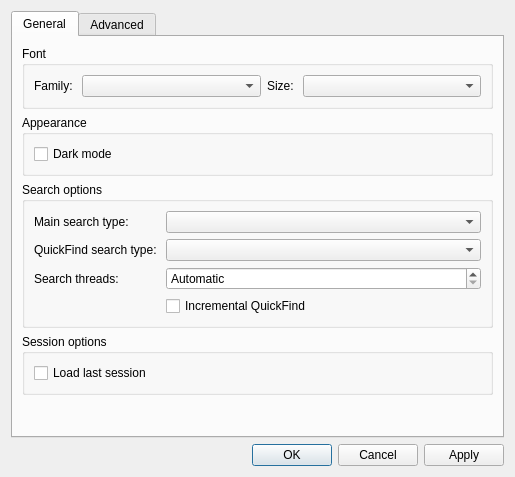
<?xml version="1.0" encoding="UTF-8"?>
<ui version="4.0">
 <class>OptionsDialog</class>
 <widget class="QDialog" name="OptionsDialog">
  <property name="geometry">
   <rect>
    <x>0</x>
    <y>0</y>
    <width>515</width>
    <height>477</height>
   </rect>
  </property>
  <property name="sizePolicy">
   <sizepolicy hsizetype="Fixed" vsizetype="Fixed">
    <horstretch>0</horstretch>
    <verstretch>0</verstretch>
   </sizepolicy>
  </property>
  <property name="windowTitle">
   <string>Options</string>
  </property>
  <layout class="QVBoxLayout" name="verticalLayout_2">
   <item>
    <widget class="QTabWidget" name="tabWidget">
     <property name="enabled">
      <bool>true</bool>
     </property>
     <property name="currentIndex">
      <number>0</number>
     </property>
     <widget class="QWidget" name="general_tab">
      <attribute name="title">
       <string>General</string>
      </attribute>
      <layout class="QVBoxLayout" name="verticalLayout_3">
       <item>
        <widget class="QGroupBox" name="fontBox">
         <property name="sizePolicy">
          <sizepolicy hsizetype="Expanding" vsizetype="Fixed">
           <horstretch>0</horstretch>
           <verstretch>0</verstretch>
          </sizepolicy>
         </property>
         <property name="title">
          <string>Font</string>
         </property>
         <layout class="QHBoxLayout" name="horizontalLayout_3">
          <item>
           <layout class="QHBoxLayout" name="horizontalLayout">
            <property name="sizeConstraint">
             <enum>QLayout::SetDefaultConstraint</enum>
            </property>
            <item>
             <widget class="QLabel" name="label">
              <property name="text">
               <string>Family: </string>
              </property>
             </widget>
            </item>
            <item>
             <widget class="QComboBox" name="fontFamilyBox">
              <property name="sizePolicy">
               <sizepolicy hsizetype="Expanding" vsizetype="Fixed">
                <horstretch>0</horstretch>
                <verstretch>0</verstretch>
               </sizepolicy>
              </property>
             </widget>
            </item>
            <item>
             <widget class="QLabel" name="label_2">
              <property name="text">
               <string>Size: </string>
              </property>
             </widget>
            </item>
            <item>
             <widget class="QComboBox" name="fontSizeBox">
              <property name="sizePolicy">
               <sizepolicy hsizetype="Expanding" vsizetype="Fixed">
                <horstretch>0</horstretch>
                <verstretch>0</verstretch>
               </sizepolicy>
              </property>
             </widget>
            </item>
           </layout>
          </item>
         </layout>
        </widget>
       </item>
       <item>
        <widget class="QGroupBox" name="appearanceBox">
         <property name="sizePolicy">
          <sizepolicy hsizetype="Expanding" vsizetype="Fixed">
           <horstretch>0</horstretch>
           <verstretch>0</verstretch>
          </sizepolicy>
         </property>
         <property name="title">
          <string>Appearance</string>
         </property>
         <layout class="QVBoxLayout" name="verticalLayout_7">
          <item>
           <widget class="QCheckBox" name="darkModeCheckBox">
            <property name="layoutDirection">
             <enum>Qt::LeftToRight</enum>
            </property>
            <property name="text">
             <string>Dark mode</string>
            </property>
            <property name="toolTip">
             <string>Use a dark colour scheme for the whole application, including the log views. Applies immediately.</string>
            </property>
           </widget>
          </item>
         </layout>
        </widget>
       </item>
       <item>
        <widget class="QGroupBox" name="searchBox">
         <property name="sizePolicy">
          <sizepolicy hsizetype="Expanding" vsizetype="Fixed">
           <horstretch>0</horstretch>
           <verstretch>0</verstretch>
          </sizepolicy>
         </property>
         <property name="title">
          <string>Search options</string>
         </property>
         <layout class="QVBoxLayout" name="verticalLayout_4">
          <item>
           <layout class="QGridLayout" name="gridLayout">
            <item row="0" column="0">
             <widget class="QLabel" name="label_3">
              <property name="text">
               <string>Main search type: </string>
              </property>
             </widget>
            </item>
            <item row="0" column="1">
             <widget class="QComboBox" name="mainSearchBox">
              <property name="sizePolicy">
               <sizepolicy hsizetype="Expanding" vsizetype="Fixed">
                <horstretch>0</horstretch>
                <verstretch>0</verstretch>
               </sizepolicy>
              </property>
             </widget>
            </item>
            <item row="1" column="0">
             <widget class="QLabel" name="label_4">
              <property name="text">
               <string>QuickFind search type: </string>
              </property>
             </widget>
            </item>
            <item row="1" column="1">
             <widget class="QComboBox" name="quickFindSearchBox">
              <property name="sizePolicy">
               <sizepolicy hsizetype="Expanding" vsizetype="Fixed">
                <horstretch>0</horstretch>
                <verstretch>0</verstretch>
               </sizepolicy>
              </property>
             </widget>
            </item>
            <item row="2" column="0">
             <widget class="QLabel" name="label_6">
              <property name="text">
               <string>Search threads: </string>
              </property>
             </widget>
            </item>
            <item row="2" column="1">
             <widget class="QSpinBox" name="searchThreadsSpinBox">
              <property name="specialValueText">
               <string>Automatic</string>
              </property>
              <property name="minimum">
               <number>0</number>
              </property>
              <property name="maximum">
               <number>64</number>
              </property>
              <property name="toolTip">
               <string>How many threads a search is spread over. Automatic uses one per processor core, which is almost always the right answer. Takes effect on the next search.</string>
              </property>
             </widget>
            </item>
            <item row="4" column="1">
             <widget class="QCheckBox" name="incrementalCheckBox">
              <property name="layoutDirection">
               <enum>Qt::LeftToRight</enum>
              </property>
              <property name="text">
               <string>Incremental QuickFind</string>
              </property>
              <property name="toolTip">
               <string>Jump to matches as you type in the QuickFind bar, rather than waiting for Enter.</string>
              </property>
             </widget>
            </item>
           </layout>
          </item>
         </layout>
        </widget>
       </item>
       <item>
        <widget class="QGroupBox" name="sessionBox">
         <property name="title">
          <string>Session options</string>
         </property>
         <layout class="QVBoxLayout" name="verticalLayout_6">
          <item>
           <widget class="QCheckBox" name="loadLastSessionCheckBox">
            <property name="layoutDirection">
             <enum>Qt::LeftToRight</enum>
            </property>
            <property name="text">
             <string>Load last session</string>
            </property>
            <property name="toolTip">
             <string>Re-open the files that were open when the application was last closed.</string>
            </property>
           </widget>
          </item>
         </layout>
        </widget>
       </item>
       <item>
        <spacer name="verticalSpacer">
         <property name="orientation">
          <enum>Qt::Vertical</enum>
         </property>
         <property name="sizeHint" stdset="0">
          <size>
           <width>20</width>
           <height>0</height>
          </size>
         </property>
        </spacer>
       </item>
      </layout>
     </widget>
     <widget class="QWidget" name="advanced_tab">
      <property name="enabled">
       <bool>true</bool>
      </property>
      <attribute name="title">
       <string>Advanced</string>
      </attribute>
      <layout class="QVBoxLayout" name="verticalLayout_5">
       <item>
        <widget class="QGroupBox" name="pollBox">
         <property name="title">
          <string>File polling</string>
         </property>
         <layout class="QVBoxLayout" name="verticalLayout">
          <item>
           <widget class="QCheckBox" name="pollingCheckBox">
            <property name="layoutDirection">
             <enum>Qt::LeftToRight</enum>
            </property>
            <property name="text">
             <string>Enable Polling</string>
            </property>
            <property name="toolTip">
             <string>Check files for changes on a timer as well as relying on the operating system's notifications. Needed for files on network shares, where notifications are unreliable.</string>
            </property>
           </widget>
          </item>
          <item>
           <layout class="QHBoxLayout" name="horizontalLayout_2">
            <item>
             <widget class="QLabel" name="label_5">
              <property name="text">
               <string>Time Interval (ms):</string>
              </property>
             </widget>
            </item>
            <item>
             <widget class="QLineEdit" name="pollIntervalLineEdit">
              <property name="maximumSize">
               <size>
                <width>16777215</width>
                <height>16777215</height>
               </size>
              </property>
              <property name="inputMethodHints">
               <set>Qt::ImhDigitsOnly</set>
              </property>
             </widget>
            </item>
           </layout>
          </item>
          <item>
           <widget class="QLabel" name="label_7">
            <property name="text">
             <string>Files will be polled at the interval specified here.</string>
            </property>
            <property name="textFormat">
             <enum>Qt::AutoText</enum>
            </property>
            <property name="wordWrap">
             <bool>true</bool>
            </property>
           </widget>
          </item>
         </layout>
        </widget>
       </item>
       <item>
        <spacer name="verticalSpacer_2">
         <property name="orientation">
          <enum>Qt::Vertical</enum>
         </property>
         <property name="sizeHint" stdset="0">
          <size>
           <width>20</width>
           <height>40</height>
          </size>
         </property>
        </spacer>
       </item>
      </layout>
     </widget>
    </widget>
   </item>
   <item>
    <widget class="QDialogButtonBox" name="buttonBox">
     <property name="orientation">
      <enum>Qt::Horizontal</enum>
     </property>
     <property name="standardButtons">
      <set>QDialogButtonBox::Apply|QDialogButtonBox::Cancel|QDialogButtonBox::Ok</set>
     </property>
    </widget>
   </item>
  </layout>
 </widget>
 <resources/>
 <connections/>
 <designerdata>
  <property name="gridDeltaX">
   <number>10</number>
  </property>
  <property name="gridDeltaY">
   <number>10</number>
  </property>
  <property name="gridSnapX">
   <bool>true</bool>
  </property>
  <property name="gridSnapY">
   <bool>true</bool>
  </property>
  <property name="gridVisible">
   <bool>true</bool>
  </property>
 </designerdata>
</ui>
